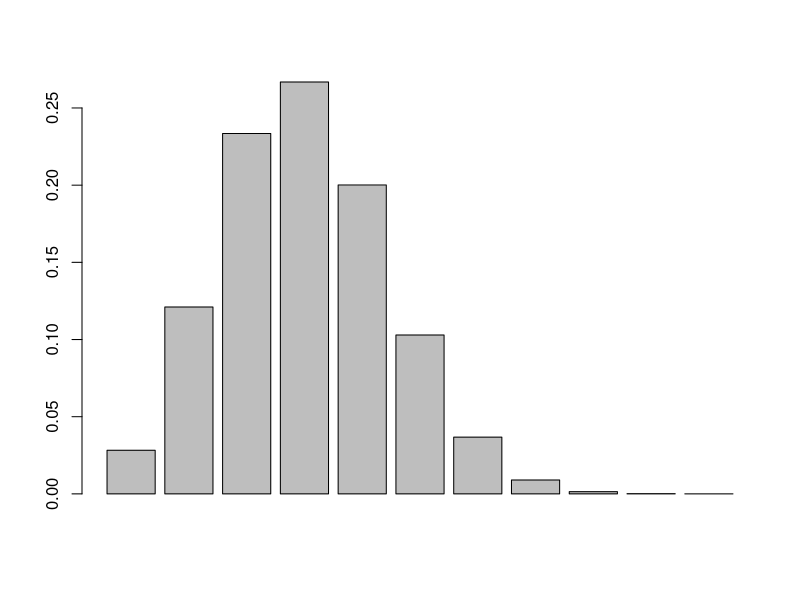
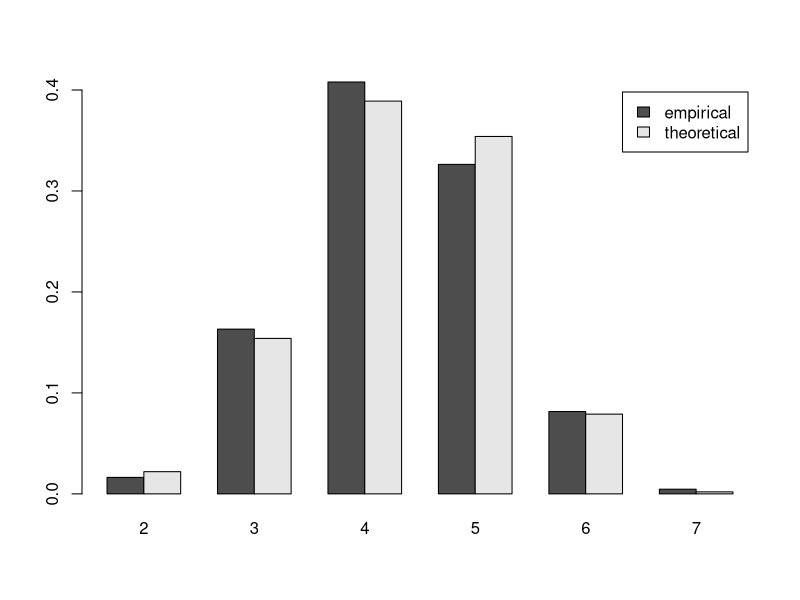

These charts were generated, in order, by the following R code:
# types of distributions in R
# r.. - generator of random numbers(rngesus), example rbinom x is Bi(n, p)
# d.. - random values P(X=x)
# p.. - quantiles distribution function
# Fx(q) = P(X <= q) = p - has variable q
# q.. - quantiles distribution function 
# Fx(q) = P(X <= q) = p - has variable p

#Examples
# probability one of the experiments to be successful
dbinom(1, 10, 0.5)
# prob all of the experiments to be successful
x <- dbinom(0:10, 10, 0.3)
barplot(x)

# problem 1
# Хвърлят се 30 зара. Каква е вероятността да се паднат по-малко от 5
# шестици? Сравнете теоретичната вероятност с експериментални данни. 

# x is from Bi(30, 1/6)

print(pbinom(4.99, 30, 1/6))
print(sum(dbinom(0:4, 30, 1/6)))

# 100 throws of 30 dice with prob 1/6
x <- rbinom(100, size=30, prob=1/6)
print(sum(x < 5) / 100)

# Можем да твърдим, че с вероятност 0,75 ще се паднат повече от колко шестици?
# lower.tail = F calculates P(X > x), otherwise it's P(X <= x)
print(qbinom(p=0.75, size=30, prob=1/6, lower.tail = F))

# problem 2
# Стрелец уцелва мишена с вероятност 0,2. За да спечели стрелецът
# трябва да направи три точни попадения. Каква е вероятността за това да са му
# необходими:
# а) точно 8 изстрела;
print(dbinom(size=7, prob=0.2, x=2) * 0.2)
# size is the amount of successful experiments, x is the amount of unsuccessful
print(dnbinom(x=5, size=3, prob=0.2))
# б) повече от 6 изстрела;
print(pbinom(2, 6, 0.2))
# more than 3 unsuccessful, exactly 3 successful
print(pnbinom(3, 3, 0.2, lower.tail=F))
# в) между 5 и 8 изстрела, включително?
# unsuccessful ones between 2 and 5, as in min 5 tries and max 8 tries
print(sum(dnbinom(2:5, 3, 0.2)))

# problem 3
# В урна има 7 бели и 6 черни топки. От урната последователно без
# връщане се теглят 8 топки. Нека X е броя на изтеглените бели. Направете
# 1000 симулации и по тях пресметнете: границите, в който се мени X, EX и
# DX. Намерете теоретичните стойности за EX и DX. Представете графично
# емперичното и теоритичното разпределение на X(на една графика).
# hypergeometric distribution - hyper()
# m - number of white balls, n - number of black , k - balls taken out
x <- rhyper(nn=1000, m = 7, n = 6, k = 8)
min_x <- min(x)
max_x <- max(x)

# print(min_x)
# print(max_x)
print(mean(x))
print(var(x))
# print(sd(x))

p <- dhyper(2:7, 7, 6, 8)
theoretical_mean <- sum(p * 2:7)
print(theoretical_mean)
theoretical_var <- sum(p * (2:7)^2) - theoretical_mean^2
print(theoretical_var)

dim(p) <- c(1,6) 
colnames(p) <- 2:7

p_empirical <- prop.table(table(x))
p_both <- rbind(p, p_empirical)

barplot(p_both, beside=T, legend=c('empirical', 'theoretical'))